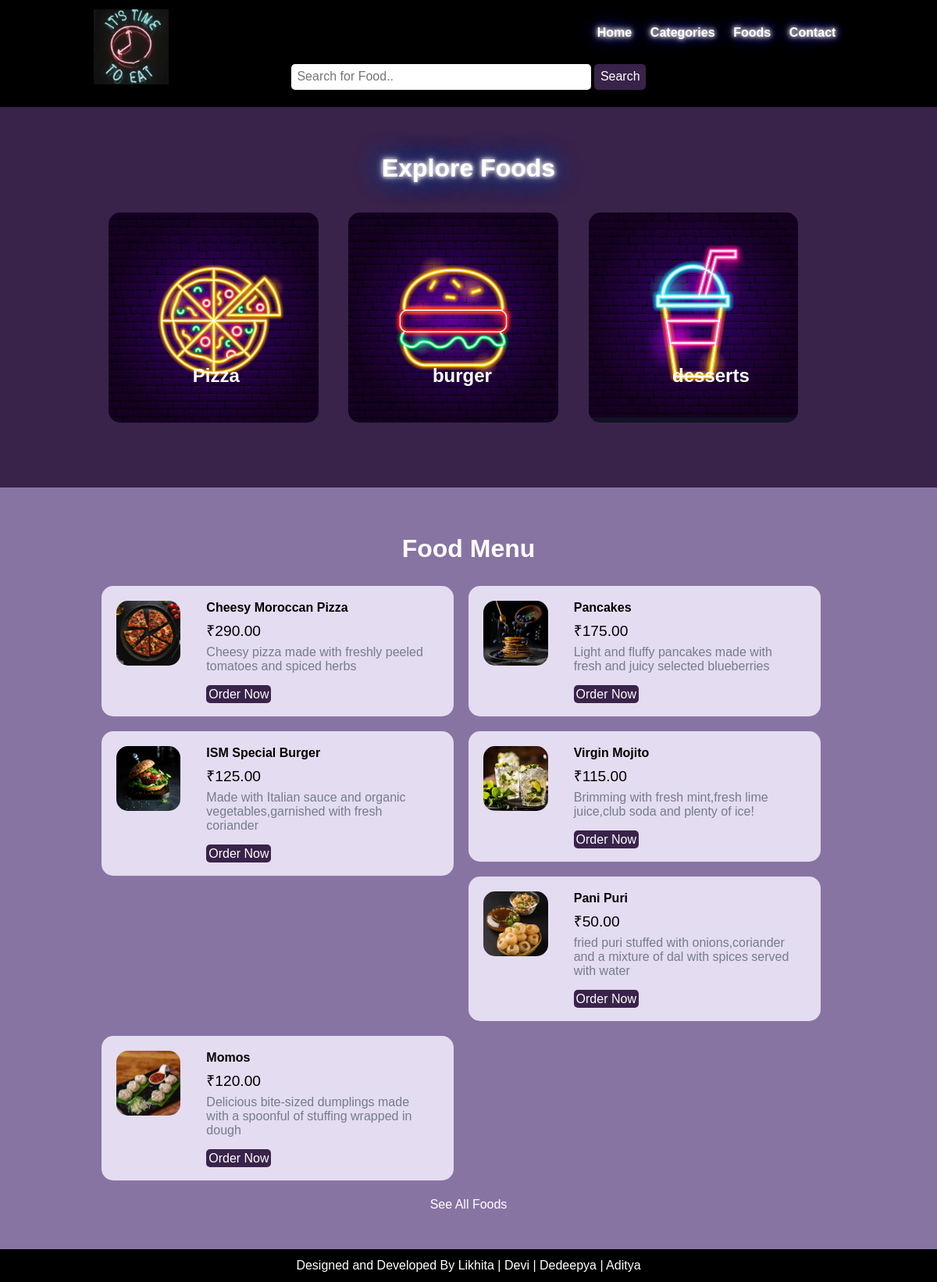
The page / on the database its author committed.
### tables this page shows
CREATE TABLE `category` (
  `id` int(10) UNSIGNED NOT NULL,
  `title` varchar(100) NOT NULL,
  `image_name` varchar(200) NOT NULL,
  `featured` varchar(10) NOT NULL,
  `active` varchar(10) NOT NULL
);

CREATE TABLE `food` (
  `id` int(10) UNSIGNED NOT NULL,
  `title` varchar(150) NOT NULL,
  `description` text NOT NULL,
  `price` decimal(10,2) NOT NULL,
  `image_name` varchar(255) NOT NULL,
  `category_id` int(10) UNSIGNED NOT NULL,
  `featured` varchar(10) NOT NULL,
  `active` varchar(10) NOT NULL
);

### index.php (the view, shortened to what this page needs)
<?php include('partials-front/menu.php'); ?>
    <section class="categories">
        <div class="container">
           <div style=" color: #fff;
        text-shadow: 0 0 5px #fff, 0 0 10px #fff, 0 0 15px #39234a, 0 0 20px #39234a, 0 0 25px #39234a, 0 0 30px #0073e6, 0 0 35px #0073e6 ">
            <h2 class="text-center">Explore Foods</h2>
        </div>
            <?php
            $sql = "SELECT * FROM category WHERE active = 'Yes' AND featured = 'Yes'";
            $res = mysqli_query($conn, $sql);
            $count = mysqli_num_rows($res);
            if($count>0){
                while($row=mysqli_fetch_assoc($res)){
                        $id = $row['id'];
                        $title = $row['title'];
                        $image_name = $row['image_name'];
                        ?>
                        <a href="<?php echo SITEURL; ?>category-foods.php?category_id=<?php echo $id; ?>">
                            <div class="box-3 float-container">
                                <?php
                                    if($image_name==""){
                                        echo "<div class='error'>Image not available</div>";
                                    }
                                    else{
                                        ?>
                                        <img src="<?php echo SITEURL; ?>images/category/<?php echo $image_name; ?>" alt="Pizza" class="img-responsive img-curve">
                                        <?php
                                    }
                                ?>
                                <h3 class="float-text text-white"><?php echo $title; ?></h3>
                            </div>
                         </a>
                        <?php
                    }
                }
                else{
                    echo "<div class='error'>Category not Added.</div>";
                }
            ?>
        </div>
    </section>
    <section class="food-menu">
        <div class="container">
            <h2 class="text-center">Food Menu</h2>
            <?php
            $sql2 = "SELECT * FROM food WHERE active = 'Yes' LIMIT 6";
            $res2 = mysqli_query($conn, $sql2);
            $count2 = mysqli_num_rows($res2);
            if($count2>0){
                while($row=mysqli_fetch_assoc($res2)){
                    $id = $row['id'];
                    $title = $row['title'];
                    $price = $row['price'];
                    $description = $row['description'];
                    $image_name = $row['image_name'];
                    ?>
                    <div class="food-menu-box">
                        <div class="food-menu-img">
                            <?php
                            if($image_name==""){
                                echo "<div class='error'>Image not found.</div>";
                            }
                            else{
                                ?>
                                 <img src="<?php echo SITEURL; ?>images/food/<?php echo $image_name; ?>" alt="Dark Chocolate Icecream" class="img-responsive img-curve">
                                <?php
                            }
                            ?>
                                  </div>
                        <div class="food-menu-desc">
                            <h4><?php echo $title; ?></h4>
                            <p class="food-price">₹<?php echo $price; ?></p>
                            <p class="food-detail">
                                <?php echo $description; ?>
                                 </p>
                            <br>
                            <a href="<?php echo SITEURL;?>order.php?food_id=<?php echo $id; ?>" class="btn btn-primary">Order Now</a>
                        </div>
                    </div>
                    <?php
                }
            }
            else{
                echo "<div class='error'>Food not available</div>";
            }
            ?>
        </div>
        <p class="text-center">
            <a href="foods.php">See All Foods</a>
        </p>
    </section>
    <?php include('partials-front/footer.php'); ?>

### partials-front/menu.php (shortened to what this page needs)
<!DOCTYPE html>
<html lang="en">
<head>
    <link rel="stylesheet" href="css/style.css">
</head>
<body>
    <section class="navbar">
        <div style="background-color:black;">
        <div class="container">
            <div class="logo ">
                <a href="#" title="Logo">
                    <img src="images/logo.jpg" alt="Restaurant Logo" class="img-responsive">
                </a>
            </div>
            <div class="menu text-right">
                <div style=" color: #fff;
        text-shadow: 0 0 5px #fff, 0 0 10px #fff, 0 0 15px #39234a, 0 0 20px #39234a, 0 0 25px #39234a, 0 0 30px #0073e6, 0 0 35px #0073e6 ">
                <ul>
                    <li>
                        <a href="<?php echo SITEURL; ?>">Home</a>
                    </li>
                    <li>
                        <a href="<?php echo SITEURL; ?>categories.php">Categories</a>
                    </li>
                    <li>
                        <a href="<?php echo SITEURL; ?>foods.php">Foods</a>
                    </li>
                    <li>
                        <a href="#">Contact</a>
                    </li>
                </ul>
            </div>
            </div>
            <section class="food-search text-center">
                <div class="container">
                    <form action="<?php echo SITEURL; ?>food-search.php" method="POST">
                        <input type="search" name="search" placeholder="Search for Food.." required>
                        <input type="submit" name="submit" value="Search" class="btn btn-primary">
                    </form>
                </div>
            </section>
        </div>
    </div>
    </section>

### partials-front/footer.php
<section class="footer">
        <div style="background-color: black;">
        <div class="container text-center">
            <p style="color: white;">Designed and Developed By <a href="#">Likhita | Devi | Dedeepya | Aditya </a></p>
        </div>
    </div>
    </section>
</body>
</html>

### css/style.css (style rules this page uses)
* { margin: 0 0; padding: 0 0; font-family: Arial, Helvetica, sans-serif; }
.container { width: 80%; margin: 0 auto; padding: 1%; }
.img-responsive { width: 100%; }
.img-curve { border-radius: 15px; }
.text-right { text-align: right; }
.text-center { text-align: center; }
.text-white { color: white; }
a { color: white; text-decoration: none; }
.btn { padding: 1%; border: none; font-size: 1rem; border-radius: 5px; }
.btn-primary { background-color: #39234a; color: white; cursor: pointer; }
h2 { color: white; font-size: 2rem; margin-bottom: 2%; }
h3 { font-size: 1.5rem; }
.float-container { position: relative; }
.float-text { position: absolute; bottom: 50px; left: 40%; }
.logo { background-color: #000000; width: 10%; float: left; }
.menu { background-color: #000000; line-height: 60px; }
.menu ul { background-color: #000000; list-style-type: none; }
.menu ul li { background-color: #000000; display: inline; padding: 1%; font-weight: bold; }
.food-search { background-color: #000000; background-size: cover; background-repeat: no-repeat; background-position: center; }
.food-search input[type="search"] { width: 50%; padding: 1%; font-size: 1rem; border: none; border-radius: 5px; }
.categories { background-color: #39234a; padding: 4% 0; }
.box-3 { width: 28%; float: left; margin: 2%; }
.food-menu { background-color:#8874a3 ; padding: 4% 0; }
.food-menu-box { width: 43%; margin: 1%; padding: 2%; float: left; background-color: #e4dcf1; border-radius: 15px; }
.food-menu-img { width: 20%; float: left; }
.food-menu-desc { width: 70%; float: left; margin-left: 8%; }
.food-price { font-size: 1.2rem; margin: 2% 0; }
.food-detail { font-size: 1rem; color: #747d8c; }

### rows shown on the page
category: image_name (picture), title "Pizza"
category: image_name (picture), title "burger"
category: image_name (picture), title "desserts"
food: image_name (picture), title "Cheesy Moroccan Pizza", price "290.00", description "Cheesy pizza made with freshly peeled tomatoes and spiced herbs"
food: image_name (picture), title "Pancakes", price "175.00", description "Light and fluffy pancakes made with fresh and juicy selected blueberries"
food: image_name (picture), title "ISM Special Burger", price "125.00", description "Made with Italian sauce and organic vegetables,garnished with fresh coriander"
food: image_name (picture), title "Virgin Mojito", price "115.00", description "Brimming with fresh mint,fresh lime juice,club soda and plenty of ice!"
food: image_name (picture), title "Pani Puri", price "50.00", description "fried puri stuffed with onions,coriander and a mixture of dal with spices served with water"
food: image_name (picture), title "Momos", price "120.00", description "Delicious bite-sized dumplings made with a spoonful of stuffing wrapped in dough"
